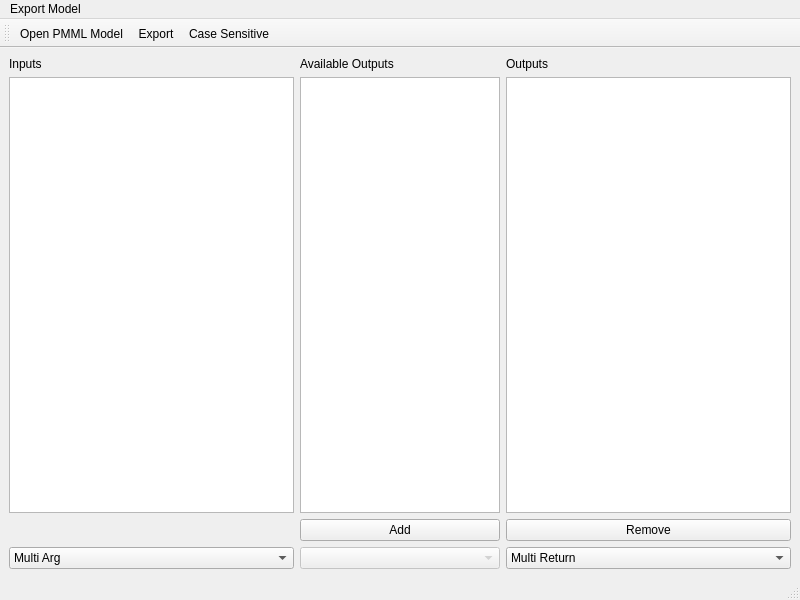
<?xml version="1.0" encoding="UTF-8"?>
<ui version="4.0">
 <class>PamplemousseUI</class>
 <widget class="QMainWindow" name="PamplemousseUI">
  <property name="geometry">
   <rect>
    <x>0</x>
    <y>0</y>
    <width>800</width>
    <height>600</height>
   </rect>
  </property>
  <property name="windowTitle">
   <string>Pamplemousse</string>
  </property>
  <widget class="QWidget" name="centralwidget">
   <layout class="QGridLayout" name="gridLayout_3">
    <item row="3" column="2">
     <widget class="QComboBox" name="outputMode">
      <item>
       <property name="text">
        <string>Multi Return</string>
       </property>
      </item>
      <item>
       <property name="text">
        <string>Table</string>
       </property>
      </item>
     </widget>
    </item>
    <item row="2" column="1">
     <widget class="QPushButton" name="addButton">
      <property name="text">
       <string>Add</string>
      </property>
     </widget>
    </item>
    <item row="1" column="0">
     <widget class="QTableView" name="input_list">
      <property name="showDropIndicator" stdset="0">
       <bool>false</bool>
      </property>
      <property name="dragEnabled">
       <bool>false</bool>
      </property>
      <property name="dragDropOverwriteMode">
       <bool>false</bool>
      </property>
      <property name="dragDropMode">
       <enum>QAbstractItemView::NoDragDrop</enum>
      </property>
      <property name="defaultDropAction">
       <enum>Qt::MoveAction</enum>
      </property>
      <attribute name="horizontalHeaderStretchLastSection">
       <bool>true</bool>
      </attribute>
     </widget>
    </item>
    <item row="1" column="2">
     <widget class="QTableView" name="script_outputs">
      <property name="acceptDrops">
       <bool>true</bool>
      </property>
      <property name="dragEnabled">
       <bool>true</bool>
      </property>
      <property name="dragDropOverwriteMode">
       <bool>true</bool>
      </property>
      <property name="dragDropMode">
       <enum>QAbstractItemView::DragDrop</enum>
      </property>
      <property name="defaultDropAction">
       <enum>Qt::MoveAction</enum>
      </property>
      <property name="selectionMode">
       <enum>QAbstractItemView::SingleSelection</enum>
      </property>
      <property name="selectionBehavior">
       <enum>QAbstractItemView::SelectRows</enum>
      </property>
      <property name="sortingEnabled">
       <bool>true</bool>
      </property>
      <attribute name="horizontalHeaderStretchLastSection">
       <bool>true</bool>
      </attribute>
      <attribute name="verticalHeaderVisible">
       <bool>false</bool>
      </attribute>
     </widget>
    </item>
    <item row="1" column="1">
     <widget class="OutputsList" name="model_outputs">
      <property name="sizePolicy">
       <sizepolicy hsizetype="Expanding" vsizetype="Expanding">
        <horstretch>1</horstretch>
        <verstretch>0</verstretch>
       </sizepolicy>
      </property>
      <property name="maximumSize">
       <size>
        <width>200</width>
        <height>16777215</height>
       </size>
      </property>
      <property name="dragEnabled">
       <bool>true</bool>
      </property>
      <property name="dragDropMode">
       <enum>QAbstractItemView::DragOnly</enum>
      </property>
     </widget>
    </item>
    <item row="2" column="2">
     <widget class="QPushButton" name="removeButton">
      <property name="autoFillBackground">
       <bool>false</bool>
      </property>
      <property name="text">
       <string>Remove</string>
      </property>
     </widget>
    </item>
    <item row="3" column="0">
     <widget class="QComboBox" name="inputMode">
      <item>
       <property name="text">
        <string>Multi Arg</string>
       </property>
      </item>
      <item>
       <property name="text">
        <string>Table</string>
       </property>
      </item>
     </widget>
    </item>
    <item row="0" column="0">
     <widget class="QLabel" name="label">
      <property name="text">
       <string>Inputs</string>
      </property>
     </widget>
    </item>
    <item row="0" column="1">
     <widget class="QLabel" name="label_2">
      <property name="text">
       <string>Available Outputs</string>
      </property>
     </widget>
    </item>
    <item row="0" column="2">
     <widget class="QLabel" name="label_3">
      <property name="text">
       <string>Outputs</string>
      </property>
     </widget>
    </item>
    <item row="3" column="1">
     <widget class="QComboBox" name="neurons">
      <property name="enabled">
       <bool>false</bool>
      </property>
     </widget>
    </item>
   </layout>
  </widget>
  <widget class="QMenuBar" name="menubar">
   <property name="geometry">
    <rect>
     <x>0</x>
     <y>0</y>
     <width>800</width>
     <height>22</height>
    </rect>
   </property>
   <widget class="QMenu" name="menuExport_Model">
    <property name="title">
     <string>Export Model</string>
    </property>
    <addaction name="actionOpen"/>
    <addaction name="actionExport"/>
    <addaction name="actionQuit"/>
   </widget>
   <addaction name="menuExport_Model"/>
  </widget>
  <widget class="QStatusBar" name="statusbar"/>
  <widget class="QToolBar" name="toolBar">
   <property name="windowTitle">
    <string>toolBar</string>
   </property>
   <attribute name="toolBarArea">
    <enum>TopToolBarArea</enum>
   </attribute>
   <attribute name="toolBarBreak">
    <bool>false</bool>
   </attribute>
   <addaction name="actionOpen"/>
   <addaction name="actionExport"/>
   <addaction name="actionCase_Insensitive"/>
  </widget>
  <action name="actionOpen">
   <property name="text">
    <string>&amp;Open PMML Model</string>
   </property>
  </action>
  <action name="actionQuit">
   <property name="text">
    <string>Quit</string>
   </property>
  </action>
  <action name="actionExport">
   <property name="text">
    <string>E&amp;xport</string>
   </property>
  </action>
  <action name="actionCase_Insensitive">
   <property name="checkable">
    <bool>true</bool>
   </property>
   <property name="text">
    <string>Case Sensitive</string>
   </property>
  </action>
 </widget>
 <customwidgets>
  <customwidget>
   <class>OutputsList</class>
   <extends>QListWidget</extends>
   <header>outputslist.h</header>
  </customwidget>
 </customwidgets>
 <resources/>
 <connections/>
</ui>
